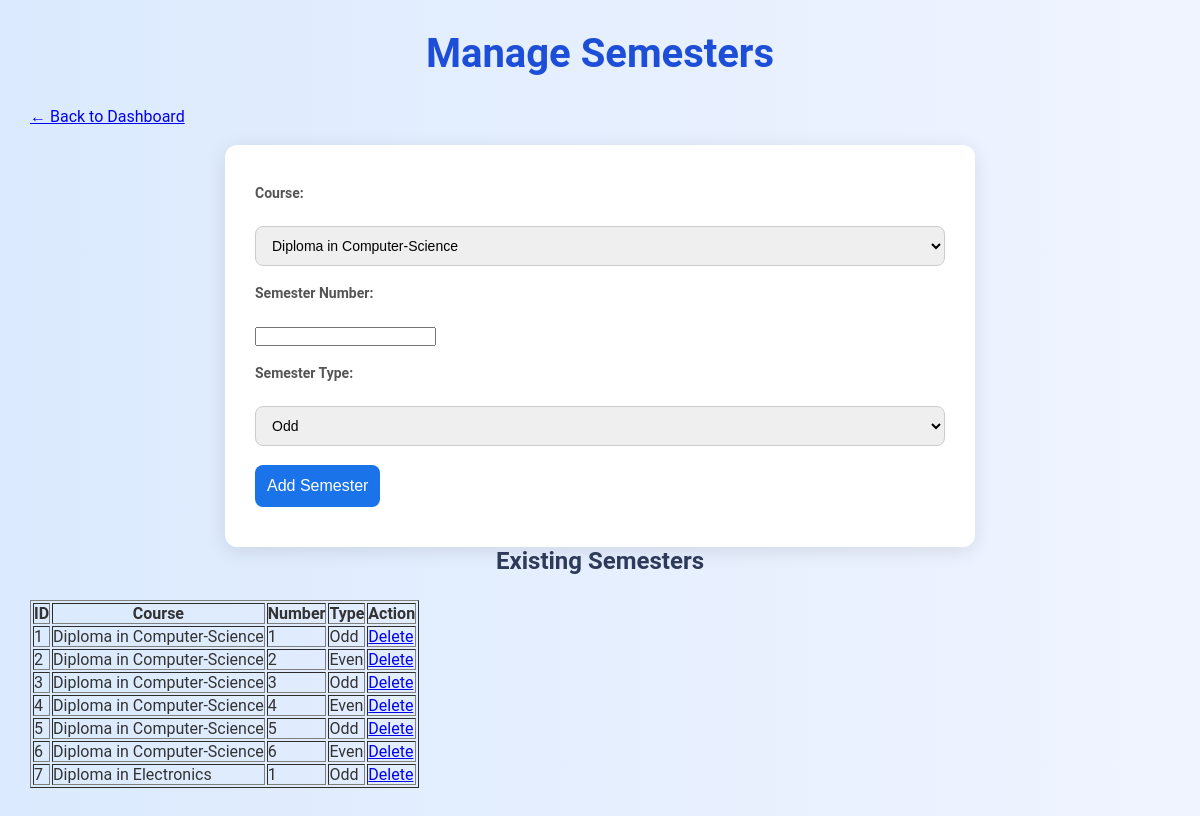
/ies_final/admin/manage_semesters.php (signed in), run on the app's committed database.
### tables this page shows
CREATE TABLE `semesters` (
  `id` int(11) NOT NULL,
  `course_id` int(11) NOT NULL,
  `semester_number` int(11) NOT NULL,
  `semester_type` enum('even','odd') DEFAULT NULL
);

CREATE TABLE `courses` (
  `id` int(11) NOT NULL,
  `name` varchar(150) NOT NULL,
  `course_type` enum('Regular','Self finance') NOT NULL
);

### ies_final/admin/manage_semesters.php (the view, shortened to what this page needs)
<?php
require '../includes/db.php';
$courses = $conn->query("SELECT id, name FROM courses");
$semesters = $conn->query("
    SELECT s.id, s.semester_number, s.semester_type, c.name AS course_name
    FROM semesters s
    JOIN courses c ON s.course_id = c.id
    ORDER BY c.name, s.semester_number
");
?>
<!DOCTYPE html>
<html>
<head>
    <link rel="stylesheet" href="../css/style.css">
</head>
<body>
    <h2>Manage Semesters</h2>
    <a href="dashboard.php">← Back to Dashboard</a><br><br>
    <form method="POST">
        <label>Course:</label><br>
        <select name="course_id" required>
            <?php while ($course = $courses->fetch_assoc()): ?>
                <option value="<?= $course['id'] ?>"><?= $course['name'] ?></option>
            <?php endwhile; ?>
        </select><br><br>
        <label>Semester Number:</label><br>
        <input type="number" name="semester_number" min="1" required><br><br>
        <label>Semester Type:</label><br>
        <select name="semester_type" required>
            <option value="odd">Odd</option>
        </select><br><br>
        <button type="submit">Add Semester</button>
    </form>
    <h3>Existing Semesters</h3>
    <table border="1" cellpadding="8">
        <tr>
            <th>ID</th><th>Course</th><th>Number</th><th>Type</th><th>Action</th>
        </tr>
        <?php while ($row = $semesters->fetch_assoc()): ?>
            <tr>
                <td><?= $row['id'] ?></td>
                <td><?= htmlspecialchars($row['course_name']) ?></td>
                <td><?= $row['semester_number'] ?></td>
                <td><?= ucfirst($row['semester_type']) ?></td>
                <td><a href="?delete=<?= $row['id'] ?>" onclick="return confirm('Delete this semester?')">Delete</a></td>
            </tr>
        <?php endwhile; ?>
    </table>
</body>
</html>

### ies_final/css/style.css (style rules this page uses)
* { margin: 0; padding: 0; box-sizing: border-box; }
body { font-family: 'Segoe UI', Tahoma, Geneva, Verdana, sans-serif; background: linear-gradient(to right, #dbeafe, #f0f4ff); padding: 40px; color: #333; }
h2 { text-align: center; margin-bottom: 30px; color: #1d4ed8; font-size: 2.5rem; }
body { font-family: 'Roboto', sans-serif; background-color: #eef2f7; padding: 30px; color: #333; }
form { background-color: #fff; max-width: 750px; margin: 0 auto; padding: 40px 30px; border-radius: 12px; box-shadow: 0 4px 20px rgba(0, 0, 0, 0.1); }
h3 { text-align: center; margin-bottom: 25px; color: #2d3a59; font-size: 24px; }
label { display: block; margin-bottom: 6px; font-weight: 600; font-size: 14px; color: #555; }
input[type="text"], input[type="date"], select { width: 100%; padding: 10px 12px; border: 1px solid #ccc; border-radius: 8px; font-size: 14px; transition: border 0.3s ease; }
button { grid-column: 1 / 3; padding: 12px; background-color: #1a73e8; color: #fff; border: none; font-size: 16px; border-radius: 8px; cursor: pointer; transition: background-color 0.3s; }

### data on the page
semesters: id "1", course.name "Diploma in Computer-Science", semester_number "1", semester_type "Odd"
semesters: id "2", course.name "Diploma in Computer-Science", semester_number "2", semester_type "Even"
semesters: id "3", course.name "Diploma in Computer-Science", semester_number "3", semester_type "Odd"
semesters: id "4", course.name "Diploma in Computer-Science", semester_number "4", semester_type "Even"
semesters: id "5", course.name "Diploma in Computer-Science", semester_number "5", semester_type "Odd"
semesters: id "6", course.name "Diploma in Computer-Science", semester_number "6", semester_type "Even"
semesters: id "7", course.name "Diploma in Electronics", semester_number "1", semester_type "Odd"

### other printed values
form field course_id "Diploma in Computer-Science"
